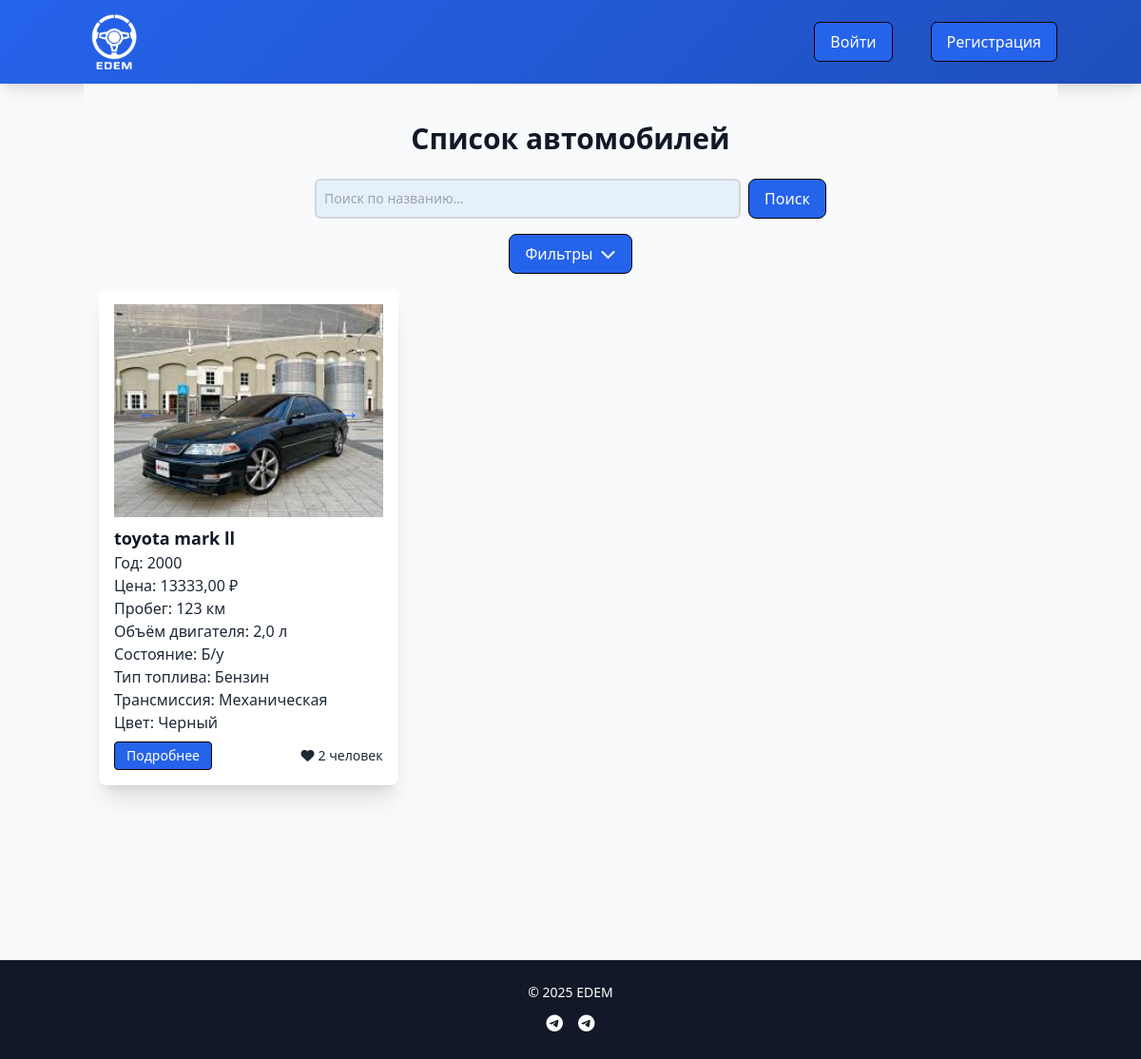
Before: / with the older database file.
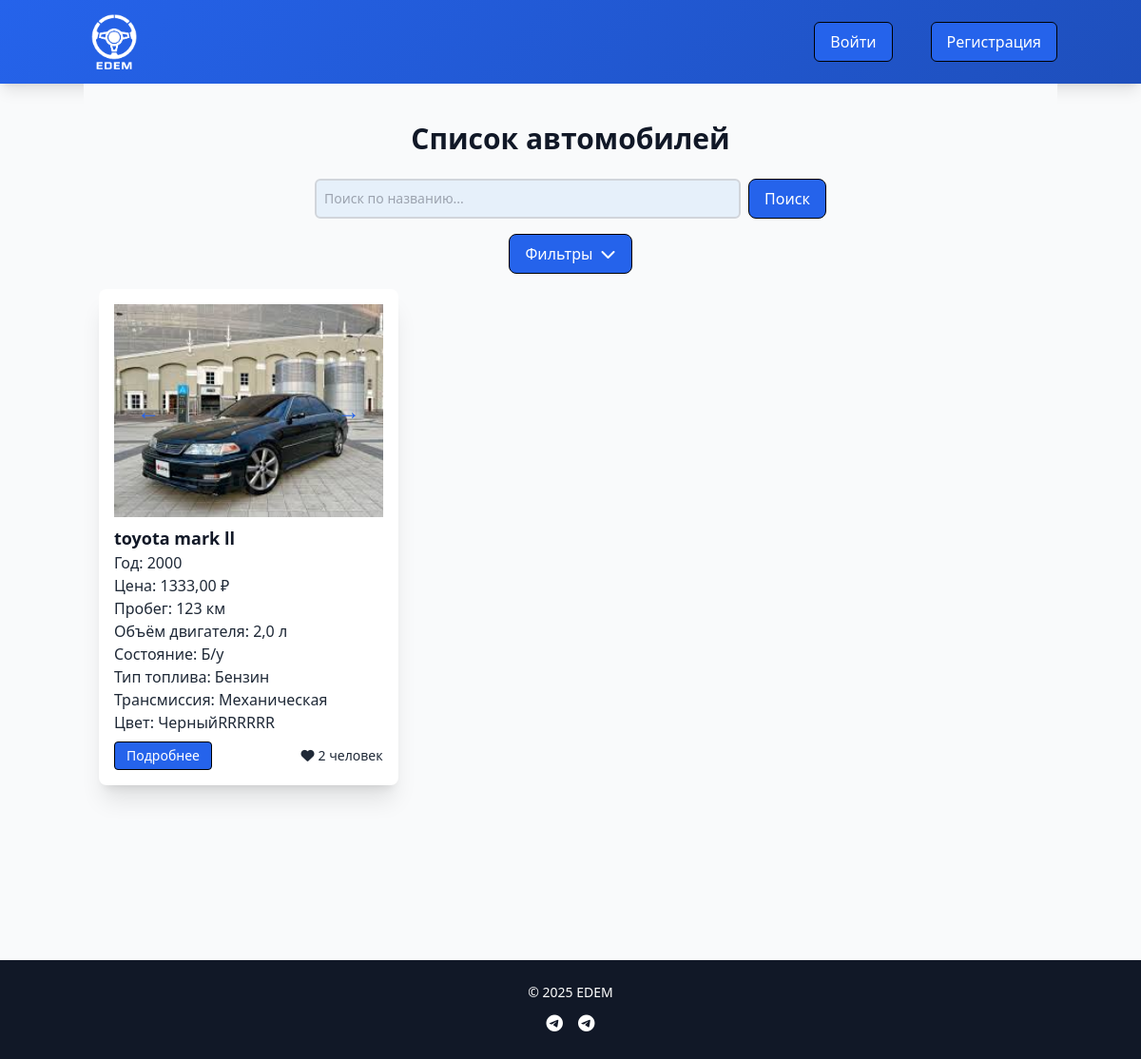
After: the same page with the newer database file.
### cars/models.py (models this page shows, shortened)
class Car(models.Model):
    FUEL_TYPE_CHOICES = [
        ('Бензин', 'Бензин'),
        ('Дизель', 'Дизель'),
        ('Электрическая', 'Электрическая'),
        ('Гибрид', 'Гибрид'),
        ('Газ', 'Газ'),
    ]
    TRANSMISSION_CHOICES = [
        ('Механическая', 'Механическая'),
        ('Автоматическая', 'Автоматическая'),
        ('Робот', 'Робот'),
        ('Вариатор', 'Вариатор'),
    ]
    CONDITION_CHOICES = [
        ('new', 'Новый'),
        ('used', 'Б/у'),
    ]
    user = models.ForeignKey(User, on_delete=models.CASCADE)
    brand = models.CharField(max_length=100)
    model = models.CharField(max_length=100)
    year = models.PositiveIntegerField(validators=[MaxValueValidator(timezone.now().year)])
    price = models.DecimalField(max_digits=12, decimal_places=2, validators=[MinValueValidator(0)])
    mileage = models.PositiveIntegerField(validators=[MinValueValidator(0)])
    engine_capacity = models.DecimalField(max_digits=4, decimal_places=1, validators=[MinValueValidator(0.1)])
    fuel_type = models.CharField(max_length=50, choices=FUEL_TYPE_CHOICES)
    transmission = models.CharField(max_length=50, choices=TRANSMISSION_CHOICES)
    color = models.CharField(max_length=50, blank=True, null=True)
    description = models.TextField()
    created_at = models.DateTimeField(default=timezone.now)
    is_sold = models.BooleanField(default=False)
    condition = models.CharField(max_length=20, choices=CONDITION_CHOICES, default='used')

### cars/views.py (the view)
# urls.py: path('', views.car_list, name='car_list'),
def car_list(request):
    cars = Car.objects.filter(is_sold=False).annotate(favorite_count=Count('favorites'))
    unread_deals_count = get_unread_deals_count(request.user) if request.user.is_authenticated else 0
    if request.user.is_authenticated:
        for car in cars:
            car.is_favorited = Favorite.objects.filter(car=car, user=request.user).exists()
    else:
        for car in cars:
            car.is_favorited = False
    return render(request, 'car_list.html', {
        'cars': cars,
        'unread_deals_count': unread_deals_count
    })

### cars/models.py (called while the page is built)
    def get_photo(self):
        return self.photo_file.url if self.photo_file else (self.photo_url if self.photo_url else '/media/car_photos/default-car.jpg')

### templates/car_list.html (shortened to what this page needs)
{% extends 'base.html' %}
{% load static %}
{% block content %}
<div class="fade-in">
    <h2 class="text-2xl md:text-3xl font-extrabold mb-6 text-center" style="color: var(--text-color);">Список автомобилей</h2>
    <form method="get" action="{% url 'car_search' %}" class="mb-4 flex flex-col sm:flex-row justify-center gap-2">
        <input type="text" name="q" placeholder="Поиск по названию..." value="{{ request.GET.q }}" class="w-full sm:w-auto max-w-md p-2 border rounded-lg focus:outline-none focus:ring-2 focus:ring-blue-500" style="border-color: var(--border-color); background-color: var(--input-bg); color: var(--input-text);">
        <button type="submit" class="px-4 py-2 rounded-lg text-white">Поиск</button>
    </form>
    <div class="mb-4 flex justify-center">
        <button id="toggleFilters" class="px-4 py-2 rounded-lg flex items-center text-white">
            <span class="mr-2">Фильтры</span>
            <i class="fas fa-chevron-down" id="filterIcon"></i>
        </button>
    </div>
    <div class="grid grid-cols-1 sm:grid-cols-2 lg:grid-cols-3 gap-4 md:gap-6">
        {% for car in cars %}
        <div class="card rounded-lg shadow-xl p-4 card-hover transition-all" style="border-color: var(--border-color);">
            <div class="carousel-container">
                {% for photo in car.carphoto_set.all %}
                <img src="{{ photo.get_photo }}" alt="Car Photo" class="carousel-image {% if forloop.first %}active{% endif %}">
                {% endfor %}
                {% if car.carphoto_set.all|length > 1 %}
                <button class="carousel-button left">←</button>
                <button class="carousel-button right">→</button>
                {% endif %}
            </div>
            <h3 class="text-base sm:text-lg font-semibold mt-2" style="color: var(--card-text);">{{ car.brand }} {{ car.model }}</h3>
            <p class="text-sm sm:text-base" style="color: var(--secondary-color);">Год: {{ car.year }}</p>
            <p class="text-sm sm:text-base" style="color: var(--secondary-color);">Цена: {{ car.price }} ₽</p>
            <p class="text-sm sm:text-base" style="color: var(--secondary-color);">Пробег: {{ car.mileage }} км</p>
            <p class="text-sm sm:text-base" style="color: var(--secondary-color);">Объём двигателя: {{ car.engine_capacity }} л</p>
            <p class="text-sm sm:text-base" style="color: var(--secondary-color);">Состояние:
                {% if car.condition == "new" %}
                Новый
                {% else %}
                Б/у
                {% endif %}
            </p>
            <p class="text-sm sm:text-base" style="color: var(--secondary-color);">Тип топлива: {{ car.fuel_type }}</p>
            <p class="text-sm sm:text-base" style="color: var(--secondary-color);">Трансмиссия: {{ car.transmission }}</p>
            <p class="text-sm sm:text-base" style="color: var(--secondary-color);">Цвет: {{ car.color|default:"Не указан" }}</p>
            <div class="mt-2 flex flex-wrap justify-between items-center gap-2">
                <a href="{% url 'car_detail' car_id=car.id %}" class="px-3 py-1 rounded text-xs sm:text-sm" style="background-color: var(--btn-bg); color: var(--btn-text); border: 1px solid var(--btn-border);">Подробнее</a>
                <div class="flex items-center favorite-count text-xs sm:text-sm" style="color: var(--secondary-color);">
                    <i class="fas fa-heart mr-1"></i>
                    <span>{{ car.favorite_count }} человек</span>
                </div>
            </div>
        </div>
        {% endfor %}
    </div>
</div>
{% endblock %}

Changed rows visible on the page:
changed Car "toyota": price "13333,00" → "1333,00"; color "Черный" → "ЧерныйRRRRRR"
